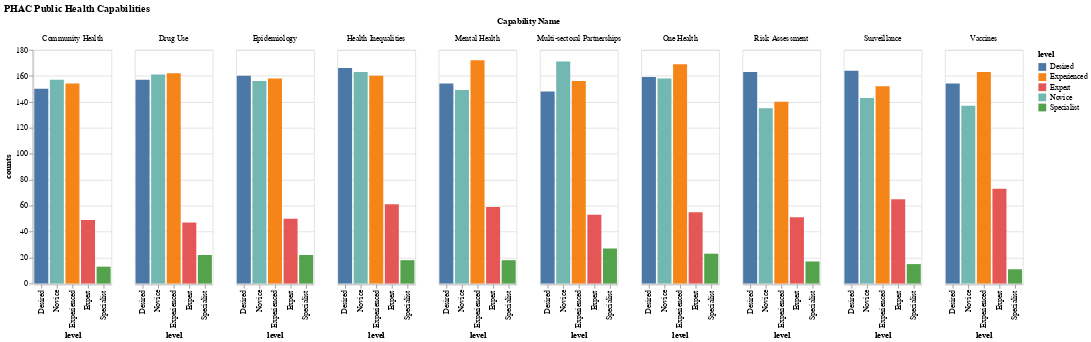

Notebook code cell kept with this figure:
### Code cell
chart = alt.Chart(df).mark_bar().encode(
    alt.X('level', sort=['Desired', 'Novice', 'Experienced', 'Expert', 'Specialist']),
    y='counts:Q',
    facet=alt.Facet(field='name', title="Capability Name"),
    color=alt.Color('level', scale=alt.Scale(scheme='tableau10')),
).properties(
    title="PHAC Public Health Capabilities"
)

chart

### Figure 1 — Vega-Lite specification as saved in the notebook (floating-point values rounded to 4 significant figures)
{"config": {"view": {"continuousWidth": 400, "continuousHeight": 300}}, "data": {"name": "data-7d8810ba6f75000757e589322335c541"}, "mark": "bar", "encoding": {"color": {"field": "level", "scale": {"scheme": "tableau10"}, "type": "nominal"}, "facet": {"field": "name", "title": "Capability Name"}, "x": {"field": "level", "sort": ["Desired", "Novice", "Experienced", "Expert", "Specialist"], "type": "nominal"}, "y": {"field": "counts", "type": "quantitative"}}, "title": "PHAC Public Health Capabilities", "$schema": "https://vega.github.io/schema/vega-lite/v4.17.0.json", "datasets": {"data-7d8810ba6f75000757e589322335c541": [{"name": "Community Health", "level": "Desired", "counts": 150}, {"name": "Community Health", "level": "Novice", "counts": 157}, {"name": "Community Health", "level": "Experienced", "counts": 154}, {"name": "Community Health", "level": "Expert", "counts": 49}, {"name": "Community Health", "level": "Specialist", "counts": 13}, {"name": "Drug Use", "level": "Desired", "counts": 157}, {"name": "Drug Use", "level": "Novice", "counts": 161}, {"name": "Drug Use", "level": "Experienced", "counts": 162}, {"name": "Drug Use", "level": "Expert", "counts": 47}, {"name": "Drug Use", "level": "Specialist", "counts": 22}, {"name": "Epidemiology", "level": "Desired", "counts": 160}, {"name": "Epidemiology", "level": "Novice", "counts": 156}, {"name": "Epidemiology", "level": "Experienced", "counts": 158}, {"name": "Epidemiology", "level": "Expert", "counts": 50}, {"name": "Epidemiology", "level": "Specialist", "counts": 22}, {"name": "Health Inequalities", "level": "Desired", "counts": 166}, {"name": "Health Inequalities", "level": "Novice", "counts": 163}, {"name": "Health Inequalities", "level": "Experienced", "counts": 160}, {"name": "Health Inequalities", "level": "Expert", "counts": 61}, {"name": "Health Inequalities", "level": "Specialist", "counts": 18}, {"name": "Mental Health", "level": "Desired", "counts": 154}, {"name": "Mental Health", "level": "Novice", "counts": 149}, {"name": "Mental Health", "level": "Experienced", "counts": 172}, {"name": "Mental Health", "level": "Expert", "counts": 59}, {"name": "Mental Health", "level": "Specialist", "counts": 18}, {"name": "Multi-sectoral Partnerships", "level": "Desired", "counts": 148}, {"name": "Multi-sectoral Partnerships", "level": "Novice", "counts": 171}, {"name": "Multi-sectoral Partnerships", "level": "Experienced", "counts": 156}, {"name": "Multi-sectoral Partnerships", "level": "Expert", "counts": 53}, {"name": "Multi-sectoral Partnerships", "level": "Specialist", "counts": 27}, {"name": "One Health", "level": "Desired", "counts": 159}, {"name": "One Health", "level": "Novice", "counts": 158}, {"name": "One Health", "level": "Experienced", "counts": 169}, {"name": "One Health", "level": "Expert", "counts": 55}, {"name": "One Health", "level": "Specialist", "counts": 23}, {"name": "Risk Assessment", "level": "Desired", "counts": 163}, {"name": "Risk Assessment", "level": "Novice", "counts": 135}, {"name": "Risk Assessment", "level": "Experienced", "counts": 140}, {"name": "Risk Assessment", "level": "Expert", "counts": 51}, {"name": "Risk Assessment", "level": "Specialist", "counts": 17}, {"name": "Surveillance", "level": "Desired", "counts": 164}, {"name": "Surveillance", "level": "Novice", "counts": 143}, {"name": "Surveillance", "level": "Experienced", "counts": 152}, {"name": "Surveillance", "level": "Expert", "counts": 65}, {"name": "Surveillance", "level": "Specialist", "counts": 15}, {"name": "Vaccines", "level": "Desired", "counts": 154}, {"name": "Vaccines", "level": "Novice", "counts": 137}, {"name": "Vaccines", "level": "Experienced", "counts": 163}, {"name": "Vaccines", "level": "Expert", "counts": 73}, {"name": "Vaccines", "level": "Specialist", "counts": 11}]}}
